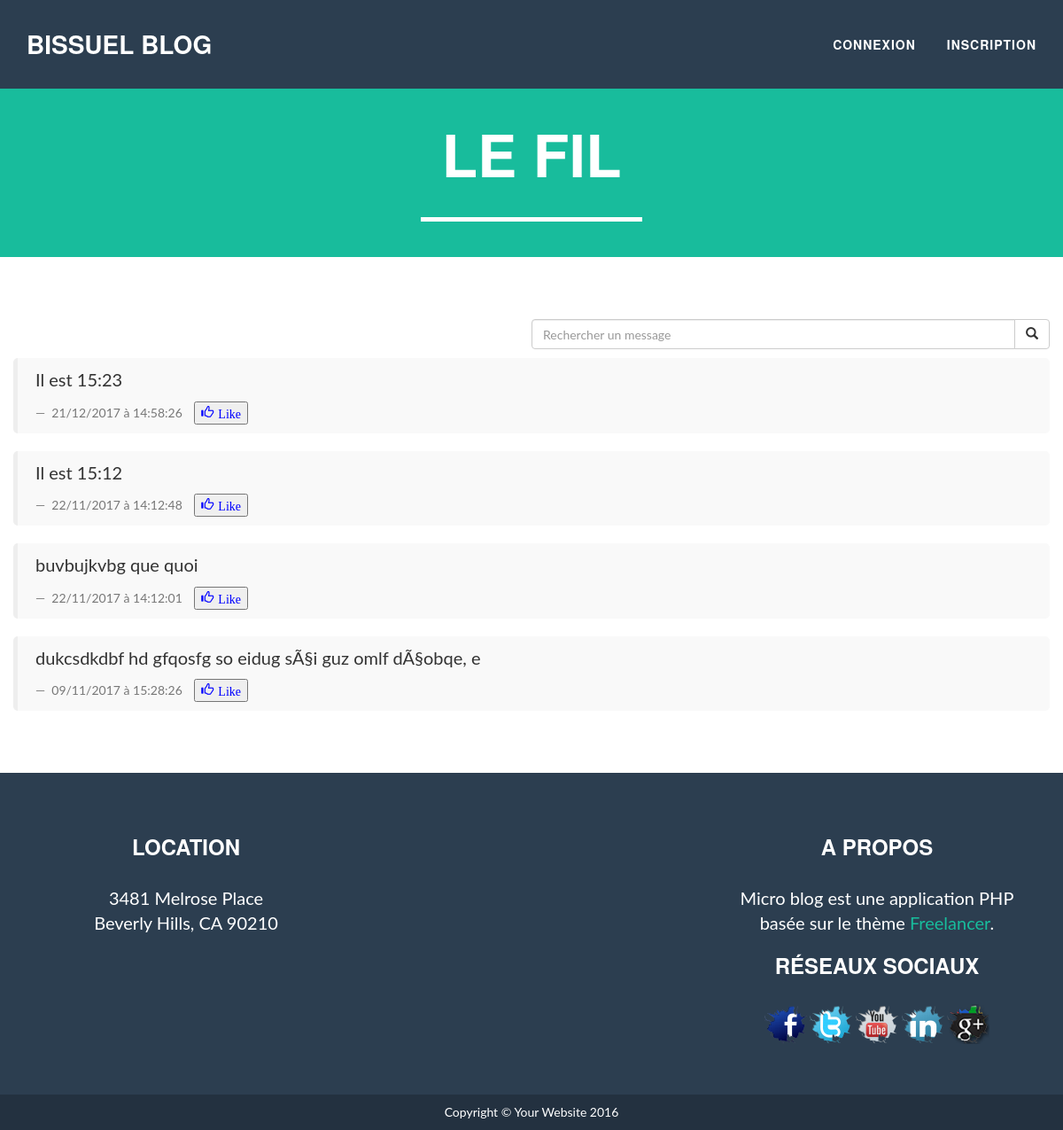
The page / on the database its author committed.
### tables this page shows
CREATE TABLE IF NOT EXISTS `messages` (
  `id` int(11) NOT NULL AUTO_INCREMENT,
  `contenu` text NOT NULL,
  `date` int(11) NOT NULL,
  `msg_like` int(11) NOT NULL,
  PRIMARY KEY (`id`)
);

### includes/verif_util.inc.php (called while the page is built)
<?php
    if (isset($_COOKIE['sid'])){
        $connecte_util = true;
        $sql="SELECT email FROM utilisateurs WHERE sid =:sid";
        $stmt = $pdo->prepare($sql);
		$stmt->bindValue(':sid',$_COOKIE['sid']);
        $stmt->execute();
        $data=$stmt->fetch();
        $email_util = $data['email'];
    }
    else{
    $connecte_util = false;
    }
?>

### index.php (the view, shortened to what this page needs)
<?php
    include('includes/connexion.inc.php');
    include('includes/haut.inc.php');
    ?>
    <header>
        <div class="container">
            <div class="row">
                <div class="col-lg-12">
                    <div class="intro-text">
                        <span class="name">Le fil</span>
                        <hr class="star-light">
                    </div>
                </div>
            </div>
        </div>
    </header>
    <section>
        <div class="container">
            <div class="row">
                <form method="GET" action="index.php">
                    <div class="col-sm-6" id="search">
                        <div class="input-group add-on">
                            <input type="search" name="search" class="form-control" placeholder="Rechercher un message" />
                            <div class="input-group-btn">
                                <button class="btn btn-default" type="submit"><i class="glyphicon glyphicon-search"></i></button>
                            </div>
                        </div>
                    </div>
                </form>
            </div>
            <div class="row">
                <?php
                    if(isset($_GET['search'])){
                        $sql="SELECT * FROM messages WHERE contenu LIKE '%:search%' ORDER BY date DESC";
                        $stmt=$pdo->query($sql);
                        $stmt->bindValue(':search',$_GET['search']);
                    }else {
                        $sql="SELECT * FROM messages ORDER BY date DESC" ;
                        $stmt=$pdo->query($sql);
                    }
                    while($data=$stmt->fetch()){
                ?>
                    <blockquote>
                        <p class="msg_content">
                            <?php echo $data['contenu']; ?>
                        </p>
                        <footer>
                            <?php echo date('d/m/Y à H:i:s',$data['date']);?>
                            <button class="btn-like"><span class="glyphicon glyphicon-thumbs-up">Like</span></button>
                        </footer>
                    </blockquote>
                    <?php } ?>
            </div>
        </div>
    </section>
    <?php
    include('includes/bas.inc.php');
?>

### includes/haut.inc.php (shortened to what this page needs)
<?php include('includes/verif_util.inc.php'); ?>
    <!DOCTYPE html>
    <html lang="fr">
    <head>
        <link href="vendor/bootstrap/css/bootstrap.min.css" rel="stylesheet">
        <link href="css/freelancer.css" rel="stylesheet">
        <link href="css/jquery.css" rel="stylesheet" type="text/css">
        <link href="vendor/font-awesome/css/font-awesome.min.css" rel="stylesheet" type="text/css">
    </head>
    <body id="page-top" class="index">
        <nav id="mainNav" class="navbar navbar-default navbar-fixed-top navbar-custom">
            <div class="container">
                <div class="navbar-header page-scroll">
                            <a class="navbar-brand" href="index.php">BISSUEL blog</a>
                </div>
                <div class="collapse navbar-collapse" id="bs-example-navbar-collapse-1">
                    <ul class="nav navbar-nav navbar-right">
                        <li class="page-scroll">
                            <?php if($connecte_util == false){ ?>
                                <a href="connexion.php">Connexion</a>
                                <a href="inscription.php">Inscription</a>
                                <?php }else if($connecte_util == true){ ?>
                                    <a href="deconnexion.php">Se déconnecter</a>
                                    <?php } ?>
                    </ul>
                </div>
            </div>
        </nav>

### includes/bas.inc.php (shortened to what this page needs)
<footer class="text-center">
    <div class="footer-above">
        <div class="container">
            <div class="row">
                <div class="footer-col col-md-4">
                    <h3>Location</h3>
                    <p>3481 Melrose Place
                        <br>Beverly Hills, CA 90210</p>
                </div>
                <div class="footer-col col-md-4">
                </div>
                <div class="footer-col col-md-4">
                    <h3>A propos</h3>
                    <p>Micro blog est une application PHP basée sur le thème <a href="https://startbootstrap.com/template-overviews/freelancer/">Freelancer</a>.</p>
                    <div class="reseaux-group">
                        <h3>Réseaux sociaux</h3>
                        <a href="https://www.facebook.com" class="sprite fb" target="blank"></a>
                        <a href="https://www.twitter.com" class="sprite tw" target="blank"></a>
                        <a href="https://www.youtube.com" class="sprite yt" target="blank"></a>
                        <a href="https://www.instagram.com" class="sprite ig" target="blank"></a>
                        <a href="https://www.googleplus.com" class="sprite gp" target="blank"></a>
                    </div>
                </div>
            </div>
        </div>
    </div>
    <div class="footer-below">
        <div class="container">
            <div class="row">
                <div class="col-lg-12">
                    Copyright &copy; Your Website 2016
                </div>
            </div>
        </div>
    </div>
</footer>
</body>
</html>

### css/freelancer.css (style rules this page uses)
body { font-family: 'Lato', 'Helvetica Neue', Helvetica, Arial, sans-serif; overflow-x: hidden; }
p { font-size: 20px; }
a, a:hover, a:focus, a:active, a.active { color: #18BC9C; outline: none; }
h1, h2, h3, h4, h5, h6 { font-family: "Montserrat", "Helvetica Neue", Helvetica, Arial, sans-serif; text-transform: uppercase; font-weight: 700; }
hr.star-light, hr.star-primary { padding: 0; border: none; border-top: solid 5px; text-align: center; max-width: 250px; margin: 25px auto 30px; }
hr.star-light:after, hr.star-primary:after { content: "\f005"; font-family: FontAwesome; display: inline-block; position: relative; top: -0.8em; font-size: 2em; padding: 0 0.25em; }
hr.star-light { border-color: white; }
hr.star-light:after { background-color: #18BC9C; color: white; }
header { text-align: center; background: #18BC9C; color: white; }
header .container { padding-top: 125px; padding-bottom: 10px; }
header .intro-text .name { display: block; font-family: "Montserrat", "Helvetica Neue", Helvetica, Arial, sans-serif; text-transform: uppercase; font-weight: 700; font-size: 2em; }
@media (min-width: 768px) { header .intro-text .name { font-size: 4.75em; } }
.navbar-custom { background: #2C3E50; font-family: "Montserrat", "Helvetica Neue", Helvetica, Arial, sans-serif; text-transform: uppercase; font-weight: 700; border: none; }
.navbar-custom .navbar-brand { color: white; }
.navbar-custom .navbar-nav { letter-spacing: 1px; }
.navbar-custom .navbar-nav li a { color: white; text-align: right; display: inline-block; }
@media (min-width: 768px) { .navbar-custom { padding: 25px 0; -webkit-transition: padding 0.3s; -moz-transition: padding 0.3s; transition: padding 0.3s; } }
@media (min-width: 768px) { .navbar-custom .navbar-brand { font-size: 2em; -webkit-transition: all 0.3s; -moz-transition: all 0.3s; transition: all 0.3s; } }
section { padding: 50px 0; }
footer { color: white; }
footer h3 { margin-bottom: 30px; }
footer .footer-above { padding-top: 50px; background-color: #2C3E50; }
footer .footer-col { margin-bottom: 50px; }
footer .footer-below { padding: 10px 0; background-color: #233140; }
blockquote { background-color: #f9f9f9; border-radius: 5px; }
#search { padding: 20px 0 10px; float: right; }
.btn-like { margin-left: 10px; }
.glyphicon-thumbs-up:before, .glyphicon-thumbs-down:before { padding-right: 5px; }
.glyphicon-thumbs-up { color: blue }

### rows shown on the page
messages: contenu "Il est 15:23", date "21/12/2017 à 14:58:26"
messages: contenu "Il est 15:12", date "22/11/2017 à 14:12:48"
messages: contenu "buvbujkvbg que quoi", date "22/11/2017 à 14:12:01"
messages: contenu "dukcsdkdbf hd gfqosfg so eidug sÃ§i guz omlf dÃ§obqe, e", date "09/11/2017 à 15:28:26"
